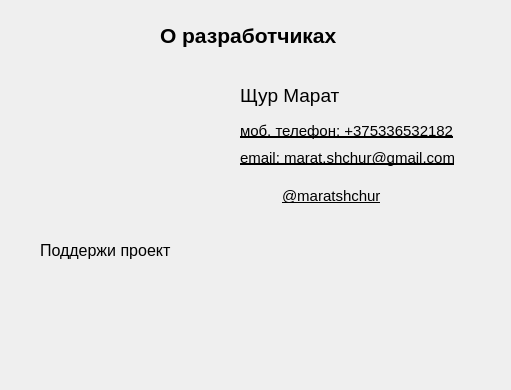
<?xml version="1.0" encoding="UTF-8"?>
<ui version="4.0">
 <class>Dialog</class>
 <widget class="QDialog" name="Dialog">
  <property name="geometry">
   <rect>
    <x>0</x>
    <y>0</y>
    <width>511</width>
    <height>390</height>
   </rect>
  </property>
  <property name="font">
   <font>
    <bold>false</bold>
   </font>
  </property>
  <property name="windowTitle">
   <string>Dialog</string>
  </property>
  <widget class="QLabel" name="label">
   <property name="geometry">
    <rect>
     <x>160</x>
     <y>20</y>
     <width>211</width>
     <height>31</height>
    </rect>
   </property>
   <property name="font">
    <font>
     <pointsize>16</pointsize>
     <bold>true</bold>
    </font>
   </property>
   <property name="text">
    <string>О разработчиках</string>
   </property>
  </widget>
  <widget class="QLabel" name="label_2">
   <property name="geometry">
    <rect>
     <x>30</x>
     <y>80</y>
     <width>161</width>
     <height>141</height>
    </rect>
   </property>
   <property name="styleSheet">
    <string notr="true"/>
   </property>
   <property name="text">
    <string/>
   </property>
   <property name="pixmap">
    <pixmap>../images/imgonline-com-ua-Resize-pC7MFIH98jdszRmhP.jpg</pixmap>
   </property>
  </widget>
  <widget class="QLabel" name="label_3">
   <property name="geometry">
    <rect>
     <x>240</x>
     <y>80</y>
     <width>111</width>
     <height>31</height>
    </rect>
   </property>
   <property name="font">
    <font>
     <pointsize>14</pointsize>
     <italic>false</italic>
     <bold>false</bold>
     <underline>false</underline>
     <strikeout>false</strikeout>
    </font>
   </property>
   <property name="text">
    <string>Щур Марат</string>
   </property>
  </widget>
  <widget class="QLabel" name="label_8">
   <property name="geometry">
    <rect>
     <x>40</x>
     <y>240</y>
     <width>161</width>
     <height>21</height>
    </rect>
   </property>
   <property name="font">
    <font>
     <pointsize>12</pointsize>
     <bold>false</bold>
    </font>
   </property>
   <property name="text">
    <string>Поддержи проект</string>
   </property>
  </widget>
  <widget class="QLabel" name="label_9">
   <property name="geometry">
    <rect>
     <x>50</x>
     <y>270</y>
     <width>111</width>
     <height>101</height>
    </rect>
   </property>
   <property name="text">
    <string/>
   </property>
   <property name="pixmap">
    <pixmap>../images/imgonline-com-ua-Resize-8gBqpN1SYeVwEsWl.jpg</pixmap>
   </property>
  </widget>
  <widget class="QWidget" name="">
   <property name="geometry">
    <rect>
     <x>240</x>
     <y>180</y>
     <width>141</width>
     <height>32</height>
    </rect>
   </property>
   <property name="font">
    <font>
     <pointsize>11</pointsize>
     <bold>false</bold>
    </font>
   </property>
   <layout class="QHBoxLayout" name="horizontalLayout">
    <item>
     <widget class="QLabel" name="label_6">
      <property name="font">
       <font>
        <pointsize>11</pointsize>
        <bold>false</bold>
        <underline>true</underline>
       </font>
      </property>
      <property name="text">
       <string/>
      </property>
      <property name="pixmap">
       <pixmap>../images/imgonline-com-ua-Resize-F0U2AtAVWqAuX.jpg</pixmap>
      </property>
     </widget>
    </item>
    <item>
     <widget class="QLabel" name="label_7">
      <property name="font">
       <font>
        <pointsize>11</pointsize>
        <bold>false</bold>
        <underline>true</underline>
       </font>
      </property>
      <property name="text">
       <string>@maratshchur</string>
      </property>
     </widget>
    </item>
   </layout>
  </widget>
  <widget class="QWidget" name="">
   <property name="geometry">
    <rect>
     <x>240</x>
     <y>120</y>
     <width>214</width>
     <height>48</height>
    </rect>
   </property>
   <layout class="QVBoxLayout" name="verticalLayout">
    <item>
     <widget class="QLabel" name="label_4">
      <property name="font">
       <font>
        <pointsize>11</pointsize>
        <bold>false</bold>
        <underline>true</underline>
       </font>
      </property>
      <property name="text">
       <string>моб. телефон: +375336532182</string>
      </property>
     </widget>
    </item>
    <item>
     <widget class="QLabel" name="label_5">
      <property name="font">
       <font>
        <pointsize>11</pointsize>
        <bold>false</bold>
        <underline>true</underline>
       </font>
      </property>
      <property name="text">
       <string>email: marat.shchur@gmail.com</string>
      </property>
     </widget>
    </item>
   </layout>
  </widget>
 </widget>
 <resources/>
 <connections/>
</ui>
